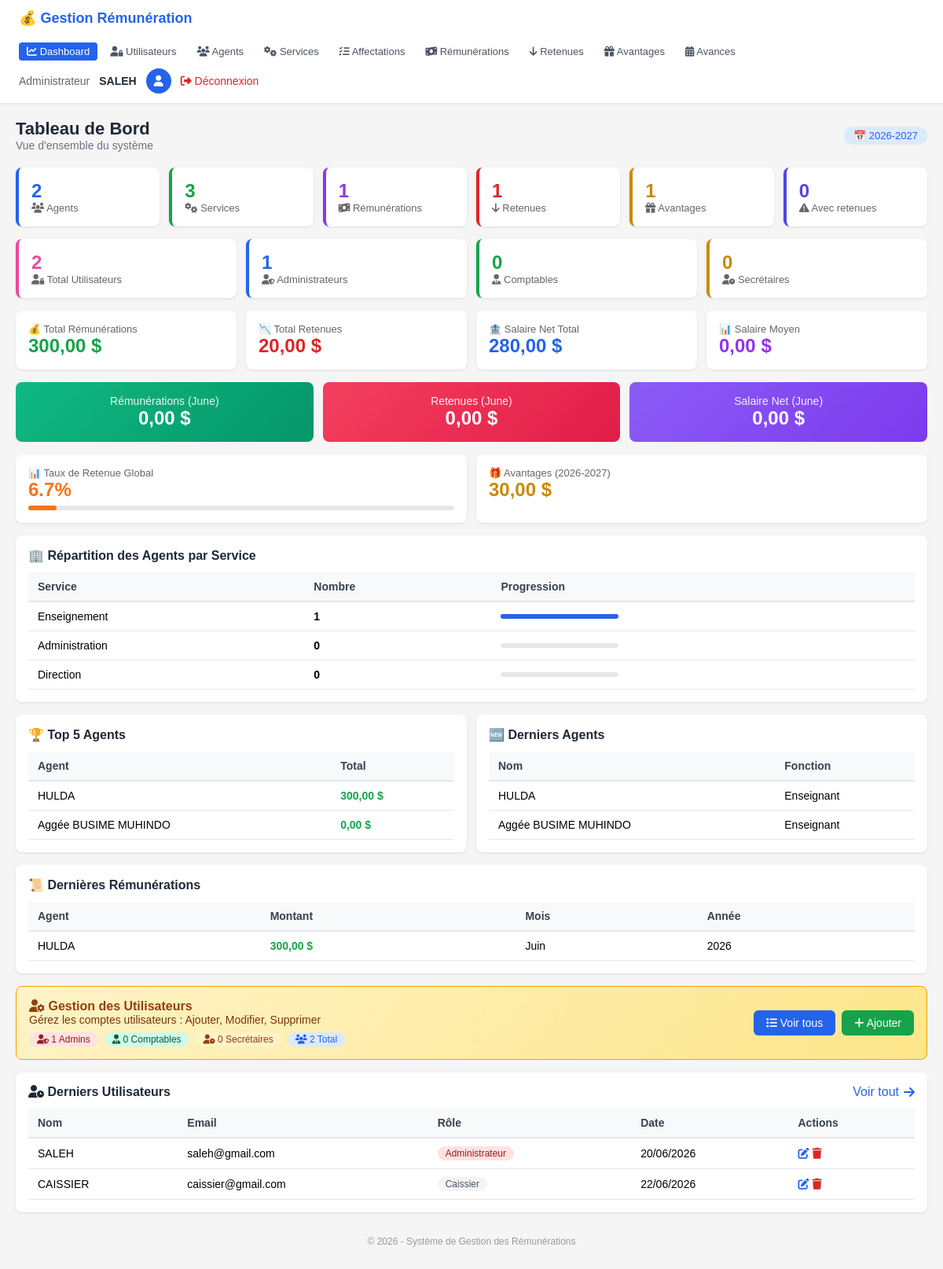
The app's page /Dashboard.php (signed in) with its own data.
### tables this page shows
CREATE TABLE `utilisateur` (
  `id` int(11) NOT NULL,
  `nom` varchar(100) DEFAULT NULL,
  `email` varchar(100) DEFAULT NULL,
  `mot_de_passe` varchar(255) DEFAULT NULL,
  `role` varchar(255) NOT NULL,
  `date_creation` timestamp NOT NULL DEFAULT current_timestamp()
);

CREATE TABLE `annee_scolaire` (
  `id` int(11) NOT NULL,
  `designation_ann` varchar(50) NOT NULL
);

CREATE TABLE `agent` (
  `id_agent` int(11) NOT NULL,
  `nom_complet` varchar(150) NOT NULL,
  `adresse` varchar(255) DEFAULT NULL,
  `date_naissance` date DEFAULT NULL,
  `telephone` varchar(20) DEFAULT NULL,
  `profil` varchar(100) DEFAULT NULL,
  `lieu_naissance` varchar(100) DEFAULT NULL,
  `fonction` varchar(100) DEFAULT NULL
);

CREATE TABLE `remuneration` (
  `id` int(11) NOT NULL,
  `id_agent` int(11) NOT NULL,
  `montant` decimal(12,2) NOT NULL,
  `date_remun` date DEFAULT NULL,
  `mois` varchar(20) DEFAULT NULL,
  `annee` varchar(10) DEFAULT NULL
);

### Dashboard.php (the view, shortened to what the rows shown need)
<?php
require_once __DIR__ . '/Config/Database.php';
require_once __DIR__ . '/Classes/Agent.php';
require_once __DIR__ . '/Classes/remuneration.php';
require_once __DIR__ . '/Classes/avantages.php';
require_once __DIR__ . '/Classes/annee_scolaire.php';
require_once __DIR__ . '/Classes/Dashboard.php';
require_once __DIR__ . '/Classes/Utilisateur.php';
$role = $_SESSION['user_role'] ?? 'Invité';
$username = $_SESSION['nom'] ?? $_SESSION['username'] ?? 'Invité';
$dashboard = new Dashboard();
$agents = Agent::getAll();
$remunerations = Remuneration::getAll();
$recent_agents = array_slice($agents, -5);
$recent_agents = array_reverse($recent_agents);
$recent_remunerations = array_slice($remunerations, -5);
$recent_remunerations = array_reverse($recent_remunerations);
$agentsParService = $dashboard->getAgentsParService();
$topAgents = $dashboard->getTopAgents(5);
$anneeScolaireCourante = AnneeScolaire::getCurrent();
$anneeScolaireDesignation = $anneeScolaireCourante ? $anneeScolaireCourante->getDesignationAnn() : 'Non définie';
$totalAvantagesAnnee = 0;
if ($anneeScolaireCourante && method_exists('Avantage', 'getTotalByAnnee')) {
    $totalAvantagesAnnee = Avantage::getTotalByAnnee($anneeScolaireCourante->getId());
}
$recent_users = Utilisateur::getAll();
$recent_users = array_slice($recent_users, -5);
$recent_users = array_reverse($recent_users);
?>
<!DOCTYPE html>
<html lang="fr">
<head>
    <link rel="stylesheet" href="https://cdnjs.cloudflare.com/ajax/libs/font-awesome/6.4.0/css/all.min.css">
</head>
<body>
<div class="header">
    <div class="header-left">
        <h1>💰 Gestion Rémunération</h1>
    </div>
    <div class="header-right">
        <span class="role"><?php echo htmlspecialchars($role); ?></span>
        <span class="username"><?php echo htmlspecialchars($username); ?></span>
        <?php if ($role === 'Administrateur'): ?>
        <a href="pages/utilisateurs/index.php" class="avatar-link" title="Gérer les utilisateurs">
            <div class="avatar"><i class="fas fa-user"></i></div>
        </a>
        <?php else: ?>
        <div class="avatar"><i class="fas fa-user"></i></div>
        <?php endif; ?>
        <a href="logout.php" class="logout"><i class="fas fa-sign-out-alt"></i> Déconnexion</a>
    </div>
</div>
<div class="container">
    <div class="top">
        <div>
            <h2>Tableau de Bord</h2>
            <p>Vue d'ensemble du système</p>
        </div>
        <span class="badge">📅 <?php echo $anneeScolaireDesignation; ?></span>
    </div>
    <div class="grid-2">
        <div class="card">
            <div class="label">🎁 Avantages (<?php echo $anneeScolaireDesignation; ?>)</div>
            <div class="number text-yellow"><?php echo number_format($totalAvantagesAnnee, 2, ',', ' '); ?> $</div>
        </div>
    </div>
    <div class="card" style="margin-bottom:16px;">
        <?php if (!empty($agentsParService)): ?>
            <div class="table-wrap">
                <table>
                    <thead><tr><th>Service</th><th>Nombre</th><th>Progression</th></tr></thead>
                </table>
            </div>
        <?php else: ?>
            <div class="empty"><i class="fas fa-inbox"></i>Aucun service</div>
        <?php endif; ?>
    </div>
    <div class="grid-2">
        <div class="card">
            <?php if (!empty($topAgents)): ?>
                <div class="table-wrap">
                    <table>
                        <thead><tr><th>Agent</th><th>Total</th></tr></thead>
                        <tbody>
                            <?php foreach ($topAgents as $agent): ?>
                            <tr>
                                <td><?php echo htmlspecialchars($agent['nom_complet']); ?></td>
                                <td class="text-green"><strong><?php echo number_format($agent['total_remuneration'], 2, ',', ' '); ?> $</strong></td>
                            </tr>
                            <?php endforeach; ?>
                        </tbody>
                    </table>
                </div>
            <?php else: ?>
                <div class="empty"><i class="fas fa-inbox"></i>Aucun agent</div>
            <?php endif; ?>
        </div>
        <div class="card">
            <?php if (!empty($recent_agents)): ?>
                <div class="table-wrap">
                    <table>
                        <thead><tr><th>Nom</th><th>Fonction</th></tr></thead>
                        <tbody>
                            <?php foreach ($recent_agents as $agent): ?>
                            <tr>
                                <td><?php echo htmlspecialchars($agent->getNomComplet()); ?></td>
                                <td><?php echo htmlspecialchars($agent->getFonction() ?: 'Non défini'); ?></td>
                            </tr>
                            <?php endforeach; ?>
                        </tbody>
                    </table>
                </div>
            <?php else: ?>
                <div class="empty"><i class="fas fa-inbox"></i>Aucun agent</div>
            <?php endif; ?>
        </div>
    </div>
    <div class="card" style="margin-bottom:16px;">
        <?php if (!empty($recent_remunerations)): ?>
            <div class="table-wrap">
                <table>
                    <thead><tr><th>Agent</th><th>Montant</th><th>Mois</th><th>Année</th></tr></thead>
                    <tbody>
                        <?php foreach ($recent_remunerations as $remuneration):
                            $agent = $remuneration->getAgent();
                        ?>
                        <tr>
                            <td><?php echo $agent ? htmlspecialchars($agent->getNomComplet()) : 'Inconnu'; ?></td>
                            <td class="text-green"><strong><?php echo number_format($remuneration->getMontant(), 2, ',', ' '); ?> $</strong></td>
                            <td><?php echo htmlspecialchars($remuneration->getMois()); ?></td>
                            <td><?php echo htmlspecialchars($remuneration->getAnnee()); ?></td>
                        </tr>
                        <?php endforeach; ?>
                    </tbody>
                </table>
            </div>
        <?php else: ?>
            <div class="empty"><i class="fas fa-inbox"></i>Aucune rémunération</div>
        <?php endif; ?>
    </div>
    <?php if ($role === 'Administrateur'): ?>
    <div class="card" style="margin-bottom:16px;">
        <?php if (!empty($recent_users)): ?>
            <div class="table-wrap">
                <table>
                    <thead>
                        <tr>
                            <th>Nom</th>
                            <th>Email</th>
                            <th>Rôle</th>
                            <th>Date</th>
                            <th>Actions</th>
                        </tr>
                    </thead>
                    <tbody>
                        <?php foreach ($recent_users as $user): ?>
                        <tr>
                            <td><?php echo htmlspecialchars($user->getNom()); ?></td>
                            <td><?php echo htmlspecialchars($user->getEmail()); ?></td>
                            <td>
                                <?php
                                $roleUser = $user->getRole();
                                $color = 'gray';
                                if ($roleUser === 'Administrateur') $color = 'red';
                                elseif ($roleUser === 'Comptable') $color = 'green';
                                elseif ($roleUser === 'Secretaire') $color = 'yellow';
                                ?>
                                <span class="tag tag-<?php echo $color; ?>"><?php echo htmlspecialchars($roleUser); ?></span>
                            </td>
                            <td><?php echo date('d/m/Y', strtotime($user->getDateCreation())); ?></td>
                            <td>
                                <div style="display:flex;gap:4px;">
                                    <a href="pages/utilisateurs/edit.php?id=<?php echo $user->getId(); ?>"
                                       style="color:#2563eb;text-decoration:none;" title="Modifier">
                                        <i class="fas fa-edit"></i>
                                    </a>
                                    <a href="pages/utilisateurs/delete.php?id=<?php echo $user->getId(); ?>"
                                       style="color:#dc2626;text-decoration:none;" title="Supprimer"
                                       onclick="return confirm('Supprimer cet utilisateur ?')">
                                        <i class="fas fa-trash"></i>
                                    </a>
                                </div>
                            </td>
                        </tr>
                        <?php endforeach; ?>
                    </tbody>
                </table>
            </div>
        <?php else: ?>
            <div class="empty"><i class="fas fa-inbox"></i>Aucun utilisateur</div>
        <?php endif; ?>
    </div>
    <?php endif; ?>
</div>
</body>
</html>

### records on screen
utilisateur: role "Administrateur", nom "SALEH", email "saleh@gmail.com", date_creation "20/06/2026"
annee_scolaire: designation_ann "2026-2027"
agent: nom_complet "HULDA", total_remuneration "300,00", fonction "Enseignant"
agent: nom_complet "Aggée BUSIME MUHINDO", total_remuneration "0,00", fonction "Enseignant"
remuneration: id_agent.nom_complet "HULDA", montant "300,00", mois "Juin", annee "2026"
utilisateur: nom "CAISSIER", email "caissier@gmail.com", role "Caissier", date_creation "22/06/2026"

### other values on screen
$username "SALEH"
$totalAgents "2"
$totalServices "3"
$totalRemunerations "1"
$totalRetenues "1"
$totalAvantages "1"
$agentsAvecRetenues "0"
$totalUtilisateurs "2"
$administrateurs "1"
$comptables "0"
$secretaires "0"
$totalMontantRemunerations "300,00"
$totalMontantRetenues "20,00"
$salaireNetTotal "280,00"
$salaireMoyen "0,00"
